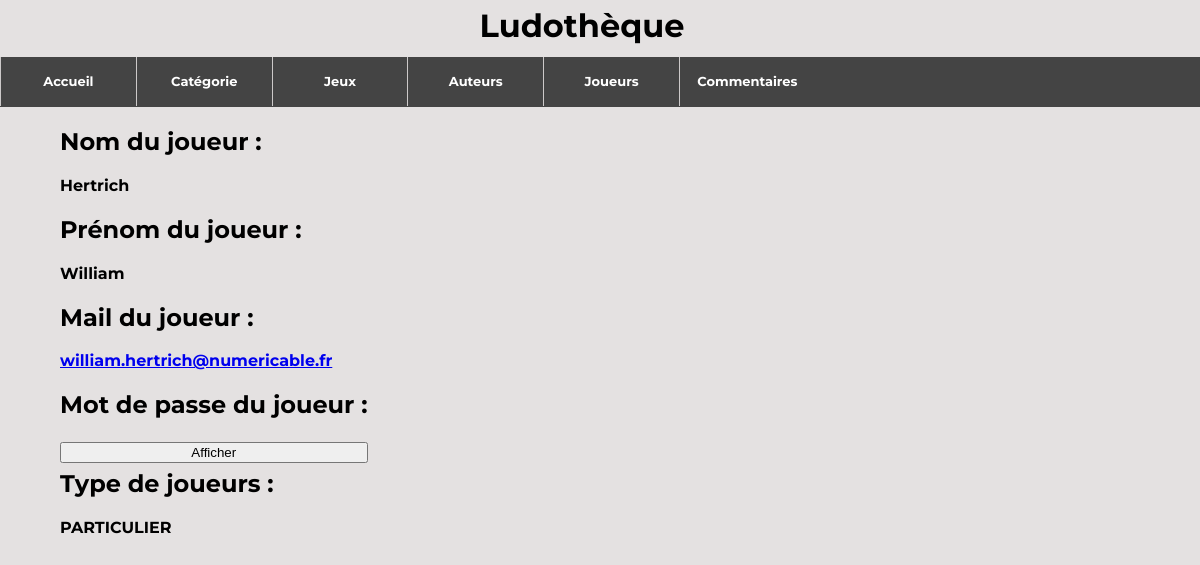
The page /ludo/affichejoueurs/1/ on the database its author committed.
### ludo/models.py (models this page shows, shortened)
class Joueurs(models.Model):
    nom_j = models.CharField(max_length=100)
    prenom_j = models.CharField(max_length=100)
    mail_j = models.EmailField(blank=True, null=True)
    mdp_j = models.CharField(max_length=100, blank=True, null=True)
    PROFESSIONNEL = 'PROFESSIONNEL'
    PARTICULIER = 'PARTICULIER'
    choix = [(PROFESSIONNEL, 'PRO'), (PARTICULIER, 'PARTICULIER')]
    type_j = models.CharField(blank=True, choices=choix, max_length=100)

### ludo/views.py (the view)
# urls.py: path('affichejoueurs/<int:id>/', views.affichejoueurs),
def affichejoueurs(request, id):
    joueurs = models.Joueurs.objects.get(pk = id)
    return render(request,'ludo/affichejoueurs.html',{"joueurs":joueurs})

### ludo/templates/ludo/affichejoueurs.html (shortened to what this page needs)
<!DOCTYPE html>
<html lang="en">
<head>
    {% extends 'main.html' %}
    {% load static %}
    {% block content %}
</head>
<body>
    <div class="margin">
        <h2>Nom du joueur :</h2>
        <p>
            {{joueurs.nom_j}}
        </p>
        <h2>Prénom du joueur :</h2>
        <p>
            {{joueurs.prenom_j}}
        </p>
        <h2>Mail du joueur :</h2>
        <p>
            <a href="mailto:{{joueurs.mail_j}}">{{joueurs.mail_j}}</a>
        </p>
        <h2>Mot de passe du joueur :</h2>
        <p>
            <div>
                <div class="quotetitle"><input type="button" value="Afficher"
                        onclick="if (this.parentNode.parentNode.getElementsByTagName('div')[1].getElementsByTagName('div')[0].style.display != '') { this.parentNode.parentNode.getElementsByTagName('div')[1].getElementsByTagName('div')[0].style.display = '';        this.innerText = ''; this.value = 'Cacher'; } else { this.parentNode.parentNode.getElementsByTagName('div')[1].getElementsByTagName('div')[0].style.display = 'none'; this.innerText = ''; this.value = 'Afficher'; }" />
                </div>
            </div>
        </p>
        <h2>Type de joueurs :</h2>
        <p>
            {{joueurs.type_j}}
        </p>
    </div>
</body>
</html>
{% endblock %}

### ludo/static/csstemplates/index.css (style rules this page uses)
body { margin: 0%; font-family: 'Montserrat', sans-serif; color: black; background-color: #e4e1e1; font-weight: bolder; width: 100%; }
input { width: 100%; float: left; margin-bottom: 2%; margin-top: 1%; }
.margin { margin-left: 5%; margin-right: 5%; float: left; }

### rows shown on the page
Joueurs: nom_j "Hertrich", prenom_j "William", mail_j "william.hertrich@numericable.fr", type_j "PARTICULIER"
